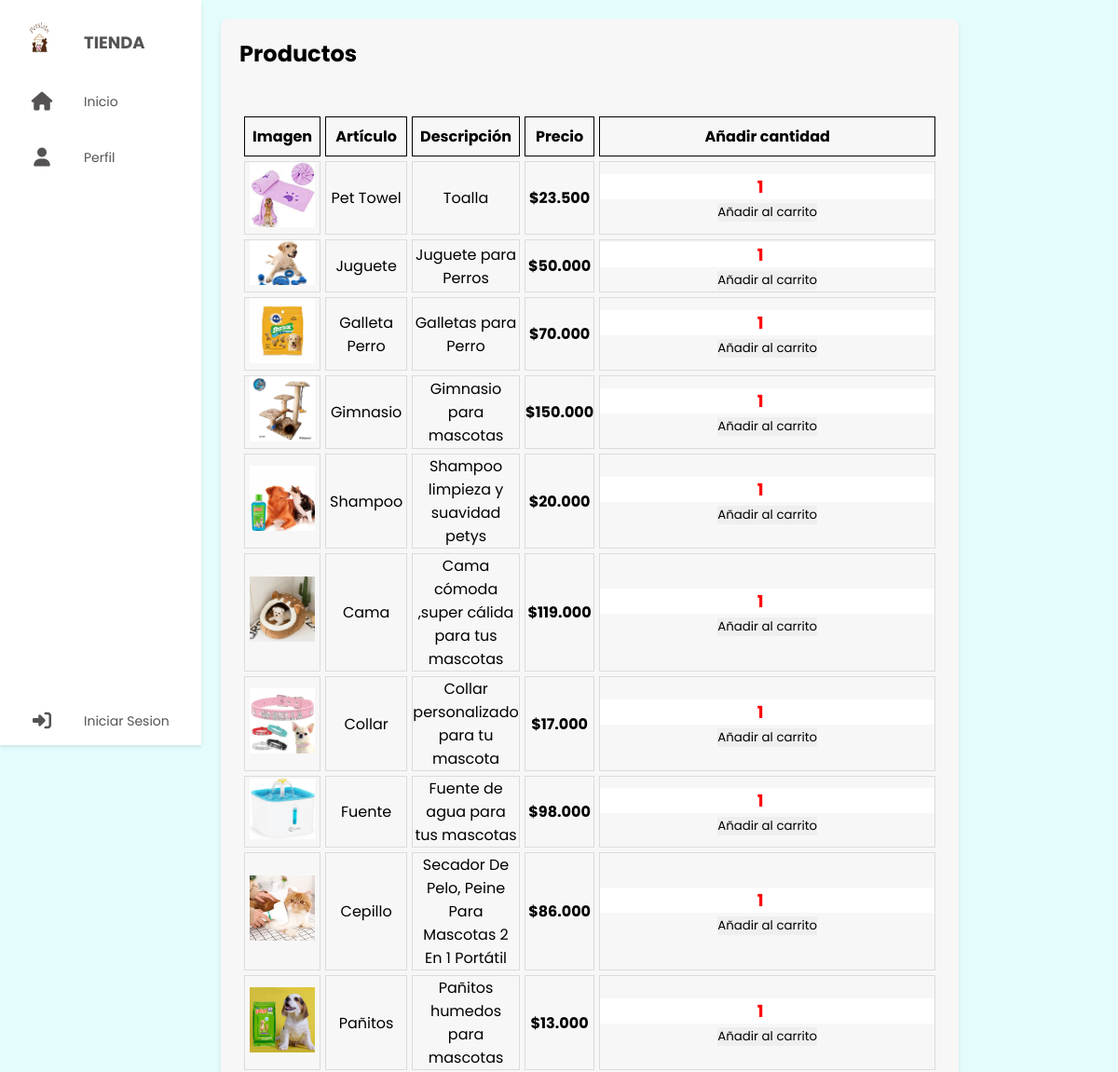
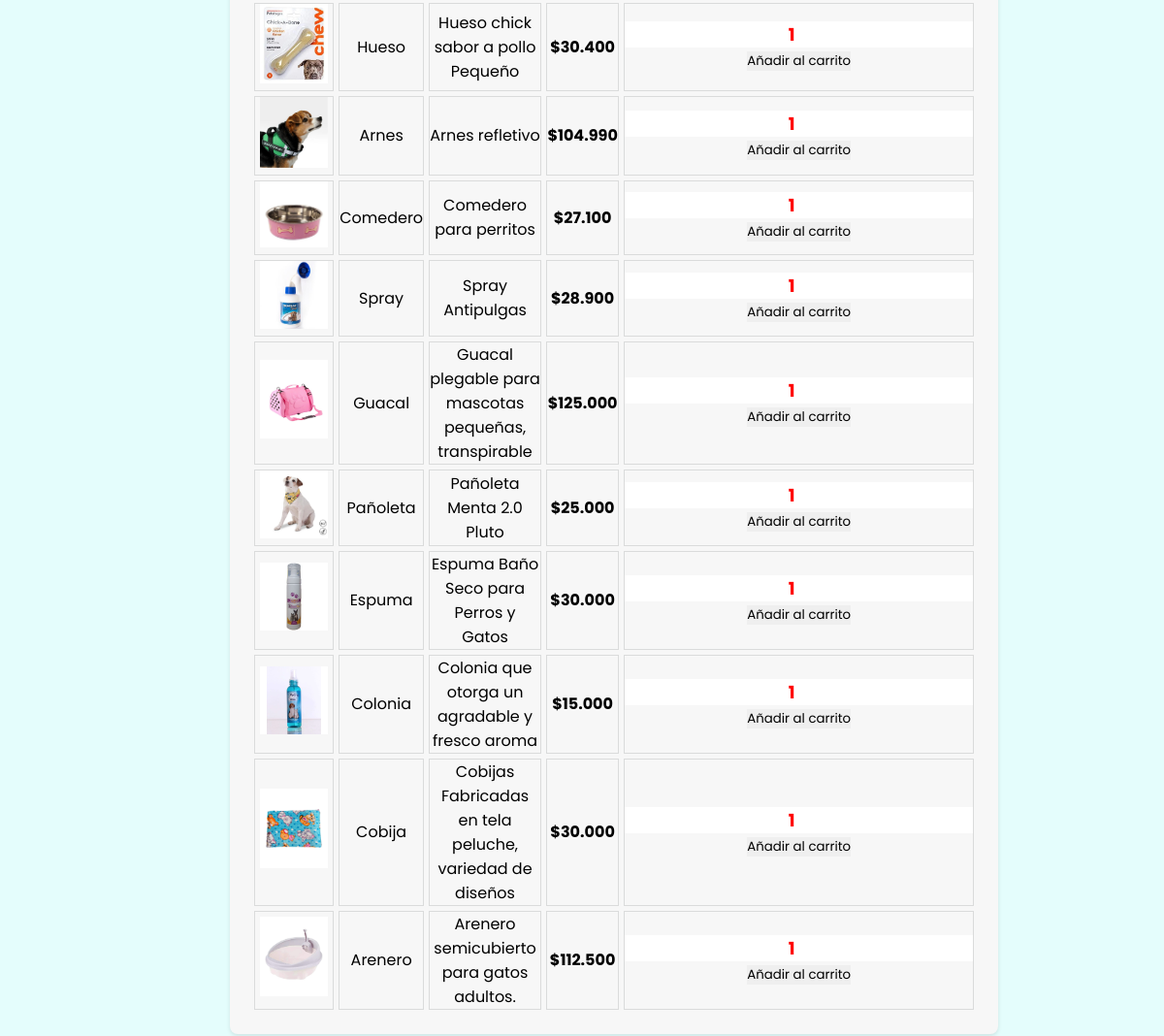
Page /screens/tienda.php on the committed database (2 pictures, top to bottom).
### tables this page shows
CREATE TABLE `producto` (
  `id_producto` varchar(4) NOT NULL,
  `nombre` varchar(30) NOT NULL,
  `descripcion` varchar(60) NOT NULL,
  `foto` varchar(150) NOT NULL,
  `precio` int(7) NOT NULL,
  `tipo_producto` varchar(2) NOT NULL,
  `marca` varchar(30) NOT NULL,
  PRIMARY KEY (`id_producto`),
  KEY `marca` (`marca`),
  KEY `tipo_producto` (`tipo_producto`),
  CONSTRAINT `producto_ibfk_1` FOREIGN KEY (`marca`) REFERENCES `marca` (`id_marca`),
  CONSTRAINT `producto_ibfk_3` FOREIGN KEY (`tipo_producto`) REFERENCES `tipo_producto` (`cod_producto`)
);

### screens/tienda.php (the view, shortened to what this page needs)
<?php
$conn = new PDO("mysql:host=localhost;dbname=petslife", 'root', '');
$conn->setAttribute(PDO::ATTR_ERRMODE, PDO::ERRMODE_EXCEPTION);
$query = "SELECT * FROM producto";
$stmt = $conn->prepare($query);
$stmt->execute();
$products = $stmt->fetchAll();
?>
<!DOCTYPE html>
<html lang="en">
<head>
  <link rel="stylesheet" href="../styles/style.css" />
  <link rel="stylesheet" href="https://cdnjs.cloudflare.com/ajax/libs/font-awesome/5.15.4/css/all.min.css"/>
</head>
<body>
    <div class="container">
    <?php include_once "../components/sidebarDashboard.php"; ?>
        <section class="main">
            <div>
                <h1>Productos</h1>
            </div>
        <div>
        <br>
        <div>
            <div>
                <table>
                    <thead>
                        <tr>
                            <th>Imagen</th>
                            <th>Artículo</th>
                            <th>Descripción</th>
                            <th>Precio</th>
                            <th>Añadir cantidad</th>
                        </tr>
                    </thead>
                    <?php foreach($products as $product):?>
                        <tr>
                            <td>
                                <img src="<?php print $product['foto']?>" width="70">
                            </td>
                            <td>
                                <?php print $product['nombre']?>
                            </td>
                            <td>
                                <?php print $product['descripcion']?>
                            </td>
                            <td style="text-align:center;  font-weight: bold; font-size: 16px">
                                $<?php print number_format($product['precio'],0,',','.')?>
                            </td>
                            <td>
                                <form method="post" action="tienda.php?action=addcart">
                                    <div class="input-group">
                                        <input type="number" style="text-align:center;  font-weight: bold; color:red; font-size: 18px" name="cantidad" class="form-control" value="1" min="1">
                                        <div class="input-group-append">
                                            <button type="submit" class="btn btn-warning">Añadir al carrito</button>
                                        </div>
                                    </div>
                                </form>
                            </td>
                        </tr>
                    <?php endforeach;?>
                </table>
            </div>
        </div>
    </div>
</body>
</html>

### components/sidebarDashboard.php (shortened to what this page needs)
<nav>
        <ul>
            <li><a href="#" class="logo">
                <img src="../img/logo2.png" alt="">
                <span class="nav-item">Tienda</span>
            </a></li>
            <li><a href="../screens/index.php">
                <i class="fas fa-home"></i>
                <span class="nav-item">Inicio</span>
            </a></li>
            <li><a href="../screens/perfil.php">
                <i class="fas fa-user"></i>
                <span class="nav-item">Perfil</span>
            </a></li>
            <?php if(isset($_SESSION['loggedin'])){?>
            <li><a href="../functions/cerrarSesion.php" class="logout">
                <i class="fas fa-sign-out-alt"></i>
                <span class="nav-item">Cerrar Sesión</span>
            </a></li>
            <?php }else{?>
                        <li><a href="../screens/loginRegistro.php" class="logout">
                        <i class="fas fa-sign-in-alt"></i>
                        <span class="nav-item">Iniciar Sesion</span>
                        </a></li>
            <?php } ?>
        </ul>
        </nav>

### styles/style.css (style rules this page uses)
* { margin: 0; padding: 0; outline: none; border: none; text-decoration: none; box-sizing: border-box; font-family: "Poppins", sans-serif; }
body { margin: 0; padding: 0; display: flex; background-color: #e4fdfc; }
.container { display: flex; }
nav { position: relative; top: 0; bottom: 0; height: 100vh; left: 0; background: #fff; width: 280px; overflow: hidden; box-shadow: 0 20px 35px rgba(0, 0, 0, 0.1); }
nav { width: 18%; background-color: #fff; box-shadow: 0 2px 4px rgba(0, 0, 0, 0.1); top: 0; bottom: 0; position: fixed; }
.container { width: 82%; padding: 20px; }
.main { margin-left: 23%; background-color: #f7f7f7; padding: 20px; border-radius: 8px; box-shadow: 0 2px 4px rgba(0, 0, 0, 0.1); }
.logo { text-align: center; display: flex; margin: 10px 0 0 10px; }
.logo img { width: 45px; height: 45px; border-radius: 50%; }
.logo span { font-weight: bold; padding-left: 15px; font-size: 18px; text-transform: uppercase; }
a { position: relative; color: rgb(85, 83, 83); font-size: 14px; display: table; width: 280px; padding: 10px; }
nav .fas { position: relative; width: 70px; height: 40px; top: 14px; font-size: 20px; text-align: center; }
.nav-item { position: relative; top: 12px; margin-left: 10px; }
.logout { position: absolute; bottom: 0; }
.main { position: relative; padding: 20px; width: 100%; }
.main input[type='text'], .main button { display: inline-block; }

### screens/tienda.php (style rules this page uses)
body { margin: 0; padding: 0; display: flex; }
nav { width: 18%; background-color: #fff; box-shadow: 0 2px 4px rgba(0, 0, 0, 0.1); z-index: 1; }
.container { width: 82%; }
.main { background-color: #f7f7f7; padding: 20px; border-radius: 8px; box-shadow: 0 2px 4px rgba(0, 0, 0, 0.1); }
table { border-spacing: 5px; }
td { border: 1px solid #DADBDB; text-align: center; }
th { border: 1px solid ; padding: 0.5rem; }

### rows in the picture
producto: foto (picture), nombre "Pet Towel", descripcion "Toalla", precio "23.500"
producto: foto (picture), nombre "Juguete", descripcion "Juguete para Perros", precio "50.000"
producto: foto (picture), nombre "Galleta Perro", descripcion "Galletas para Perro", precio "70.000"
producto: foto (picture), nombre "Gimnasio", descripcion "Gimnasio para mascotas", precio "150.000"
producto: foto (picture), nombre "Shampoo", descripcion "Shampoo limpieza y suavidad petys", precio "20.000"
producto: foto (picture), nombre "Cama", descripcion "Cama cómoda ,super cálida para tus mascotas", precio "119.000"
producto: foto (picture), nombre "Collar", descripcion "Collar personalizado para tu mascota", precio "17.000"
producto: foto (picture), nombre "Fuente", descripcion "Fuente de agua para tus mascotas", precio "98.000"
producto: foto (picture), nombre "Cepillo", descripcion "Secador De Pelo, Peine Para Mascotas 2 En 1 Portátil", precio "86.000"
producto: foto (picture), nombre "Pañitos", descripcion "Pañitos humedos para mascotas", precio "13.000"
producto: foto (picture), nombre "Hueso", descripcion "Hueso chick sabor a pollo Pequeño", precio "30.400"
producto: foto (picture), nombre "Arnes", descripcion "Arnes refletivo", precio "104.990"
producto: foto (picture), nombre "Comedero", descripcion "Comedero para perritos", precio "27.100"
producto: foto (picture), nombre "Spray", descripcion "Spray Antipulgas", precio "28.900"
producto: foto (picture), nombre "Guacal", descripcion "Guacal plegable para mascotas pequeñas, transpirable", precio "125.000"
producto: foto (picture), nombre "Pañoleta", descripcion "Pañoleta Menta 2.0 Pluto", precio "25.000"
producto: foto (picture), nombre "Espuma", descripcion "Espuma Baño Seco para Perros y Gatos", precio "30.000"
producto: foto (picture), nombre "Colonia", descripcion "Colonia que otorga un agradable y fresco aroma", precio "15.000"
producto: foto (picture), nombre "Cobija", descripcion "Cobijas Fabricadas en tela peluche, variedad de diseños", precio "30.000"
producto: foto (picture), nombre "Arenero", descripcion "Arenero semicubierto para gatos adultos.", precio "112.500"
